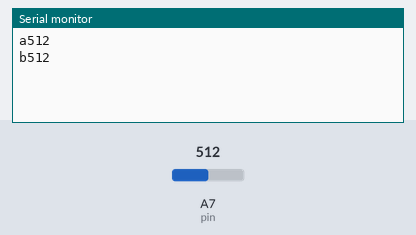
Simulated run of this sketch. Board: Arduino Nano, built with avr-gcc and run on an emulated ATmega328P. On the bench: the last lines printed to the serial monitor. The inputs (shaded band) are chosen by the test bench; at power-on: A7 (pin) = 512.

Above: at 1.8 s.
1.9 s: A7 (pin) set to 716
At 2.8 s:
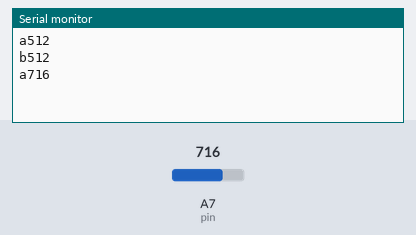
3.4 s: A7 (pin) set to 900
At 4.6 s:
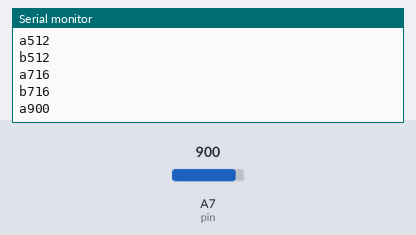
Timing chart, 0 to 6.4 s (numbered marks = the images above; inputs shaded):
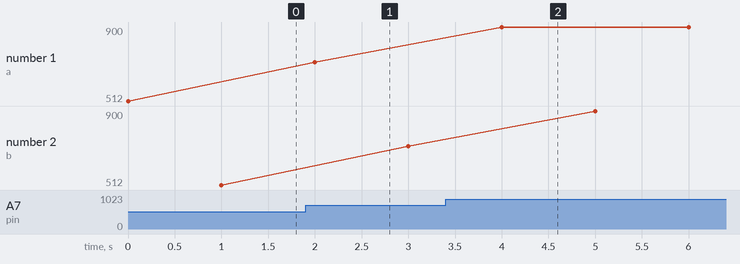

The sketch:

test.ino
```cpp
#define pin A7//A6
void setup() {
  // put your setup code here, to run once:
  pinMode(pin, OUTPUT);
  Serial.begin(9600);
}

void loop() {
  // put your main code here, to run repeatedly:
  digitalWrite(pin, LOW);
  Serial.print("a");
  Serial.println(analogRead(A7));
  delay(1000);
  digitalWrite(pin, HIGH);
  Serial.print("b");
  Serial.println(analogRead(A7));
  delay(1000);
}
```

Measured:
- after the input at 1.9 s, the serial monitor: prints a new line after 0.10 s (image 1)
- after the input at 3.4 s, the serial monitor: prints a new line after 0.60 s (image 2)
- plotted number 1: 512 → 716 after the input at 1.9 s, 716 → 900 after the input at 3.4 s
- plotted number 2: 512 → 716 after the input at 1.9 s, 716 → 900 after the input at 3.4 s
